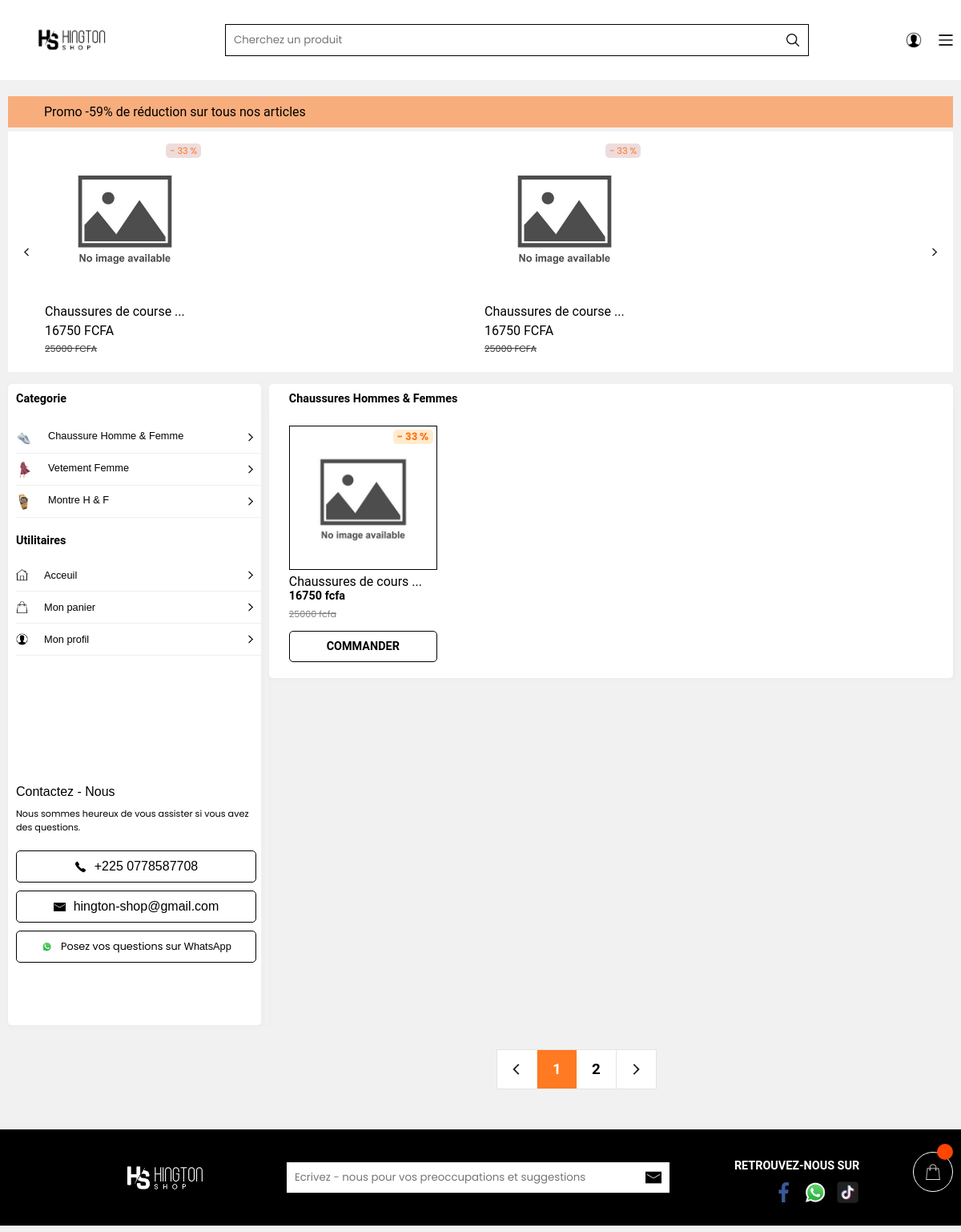
Page /chaussureslog on the earlier database version.
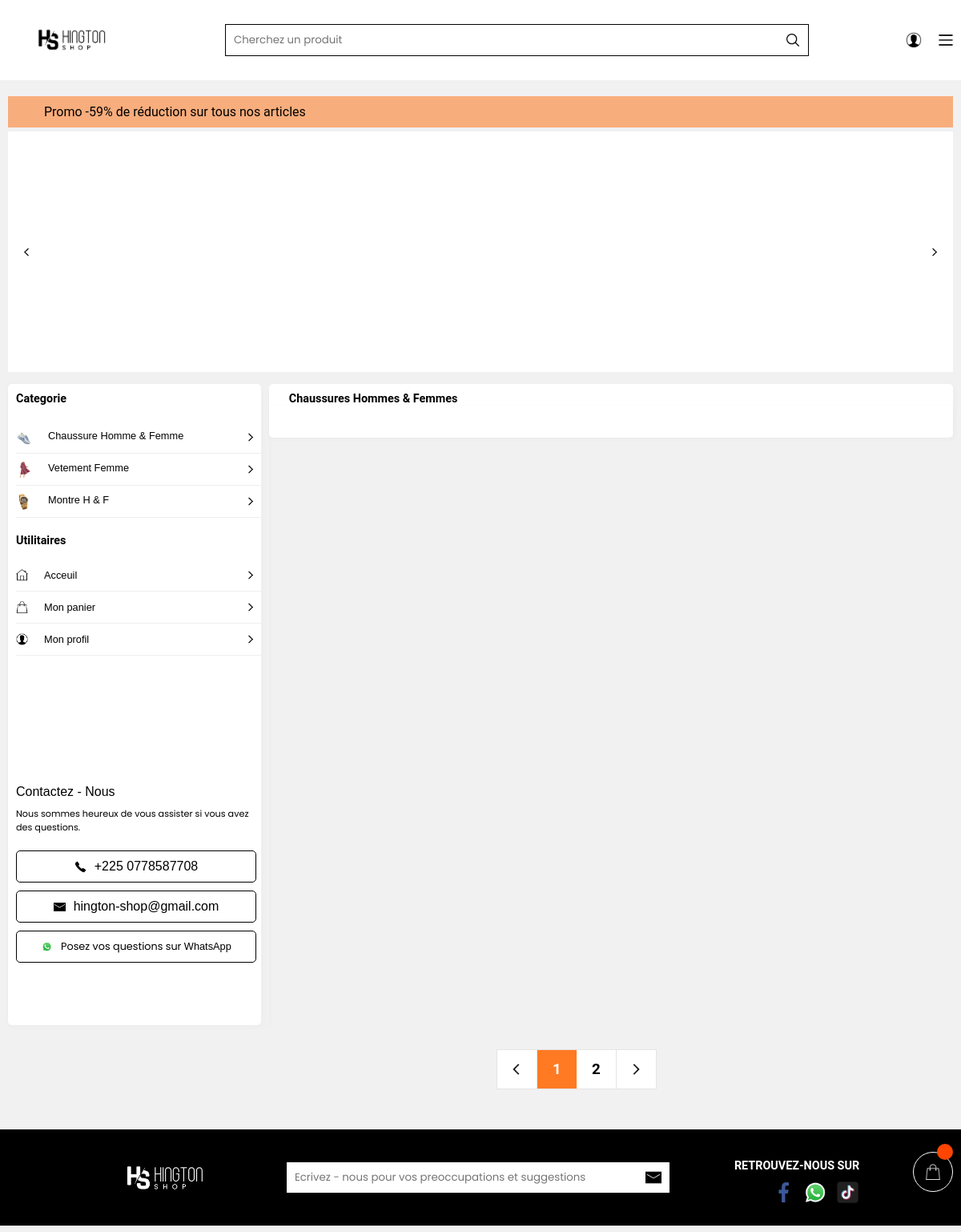
Same page on the later database version.
### app.py (models this page shows, shortened)
class Ajouter(db.Model):
    id = db.Column(db.Integer, primary_key = True)
    nom = db.Column(db.String(500), unique = False , nullable = False)
    description = db.Column(db.String(500), unique = False , nullable = False)
    liens = db.Column(db.String(500), unique = False , nullable = False)
    prix = db.Column(db.String(500), unique = False , nullable = False)
    porce = db.Column(db.String(500), unique = False , nullable = False)
    porceprix = db.Column(db.String(500), unique = False , nullable = False)
    categorie = db.Column(db.String(500), unique = False , nullable = False)
    image = db.Column(db.String(500), unique = True , nullable = False)
    twoimage = db.Column(db.String(500), unique = False , nullable = False)
    threeimage = db.Column(db.String(500), unique = False , nullable = False)
    forimage = db.Column(db.String(500), unique = False , nullable = False)
    xs = db.Column(db.String(500), unique = False , nullable = False)
    s = db.Column(db.String(500), unique = False , nullable = False)
    m = db.Column(db.String(500), unique = False , nullable = False)
    l = db.Column(db.String(500), unique = False , nullable = False)
    xl = db.Column(db.String(500), unique = False , nullable = False)
    xxl = db.Column(db.String(500), unique = False , nullable = False)
    rouge = db.Column(db.String(500), unique = False , nullable = False)
    blanc = db.Column(db.String(500), unique = False , nullable = False)
    noir = db.Column(db.String(500), unique = False , nullable = False)
    jaune = db.Column(db.String(500), unique = False , nullable = False)
    vert = db.Column(db.String(500), unique = False , nullable = False)
    orange = db.Column(db.String(500), unique = False , nullable = False)
    bleu = db.Column(db.String(500), unique = False , nullable = False)
    rose = db.Column(db.String(500), unique = False , nullable = False)
    marron = db.Column(db.String(500), unique = False , nullable = False)
    violet = db.Column(db.String(500), unique = False , nullable = False)
    gris = db.Column(db.String(500), unique = False , nullable = False)
    tranwite = db.Column(db.String(500), unique = False , nullable = False)
    tranneuf = db.Column(db.String(500), unique = False , nullable = False)
    karente = db.Column(db.String(500), unique = False , nullable = False)
    tranwiteun = db.Column(db.String(500), unique = False , nullable = False)
    tranwitedeux = db.Column(db.String(500), unique = False , nullable = False)
    tranwitrois = db.Column(db.String(500), unique = False , nullable = False)
    tranwitekate = db.Column(db.String(500), unique = False , nullable = False)
    xslet = db.Column(db.String(500), unique = False , nullable = False)
    slet = db.Column(db.String(500), unique = False , nullable = False)
    mlet = db.Column(db.String(500), unique = False , nullable = False)
    llet = db.Column(db.String(500), unique = False , nullable = False)
    xllet = db.Column(db.String(500), unique = False , nullable = False)
    xxllet = db.Column(db.String(500), unique = False , nullable = False)
    tranwitelet = db.Column(db.String(500), unique = False , nullable = False)
    tranneuflet = db.Column(db.String(500), unique = False , nullable = False)
    karentelet = db.Column(db.String(500), unique = False , nullable = False)
    tranwiteunlet = db.Column(db.String(500), unique = False , nullable = False)
    tranwitedeuxlet = db.Column(db.String(500), unique = False , nullable = False)
    tranwitroislet = db.Column(db.String(500), unique = False , nullable = False)
    tranwitekatelet = db.Column(db.String(500), unique = False , nullable = False)
    quantit = db.Column(db.String(500), unique = False , nullable = False)
    stat = db.Column(db.String(500), unique = False , nullable = False)

### app.py (the view)
@app.route("/chaussureslog")
def chaussureslog():
    data = []
    a = Ajouter.query.all()
    for i in a:
        if i.categorie == 'chaussure':
            data.append(i)
    return render_template("sacls.html", data = data)

### templates/sacls.html (shortened to what the changed rows need)
<!DOCTYPE html>
<html lang="en">
<head>
    <link rel="stylesheet" href="/static/CSS/vent.css">
</head>
<body>
    <div class="resfgdg">
        <div class="listedeselements">
            <div class="grsgjd">
                <div class="listedeselements1">
                    {% for i in data %}
                    {% if i.stat == "vrai" %}
                     <a href="/chasuss/{{i.id}}">
                        <div class="uneldd">
                            <div class="imahhd">
                                <img id="image" src="{{url_for('static', filename='uploads/' + i.image)}}" width="100%"
                                height="100%" alt="Image principale"
                                onerror="this.onerror=null;this.src='static/IMAGE/nnssd.jpg';">
                                <div class="reghd">
                                    {% if i.porce != "0" %}
                                    <p style="color: rgba(255, 102, 0, 0.865);font-size: 0.7rem;padding-left: 5px;padding-right: 5px;">- {{i.porce}} %</p>
                                    {% endif %}
                                </div>
                            </div>
                            <p class="palhde" style="font-family: Roboto, -apple-system, BlinkMacSystemFont, Segoe UI, Helvetica Neue, Arial, sans-serif;padding-top: 5px;color: black;font-size: 1rem;">{{i.nom[:20:]}} ...</p>
                            <p style="font-family: Roboto, -apple-system, BlinkMacSystemFont, Segoe UI, Helvetica Neue, Arial, sans-serif;padding-top: 5px;color: black;">{{i.porceprix}} FCFA</p>
                            <p style="font-family: Roboto, -apple-system, BlinkMacSystemFont, Segoe UI, Helvetica Neue, Arial, sans-serif;font-size: 0.7rem;padding-top: 5px;color: rgb(53, 53, 53);"><s>{{i.prix}} FCFA</s></p>
                        </div>
                    </a>
                    {% endif %}
                    {% endfor %}
                    {% if not data[5] %}
                    {% for i in data %}
                    {% if i.stat == "vrai" %}
                     <a href="/chasuss/{{i.id}}">
                        <div class="uneldd">
                            <div class="imahhd">
                                <img id="image" src="{{url_for('static', filename='uploads/' + i.image)}}" width="100%"
                                height="100%" alt="Image principale"
                                onerror="this.onerror=null;this.src='static/IMAGE/nnssd.jpg';">
                                <div class="reghd">
                                    {% if i.porce != "0" %}
                                    <p style="color: rgba(255, 102, 0, 0.865);font-size: 0.7rem;padding-left: 5px;padding-right: 5px;">- {{i.porce}} %</p>
                                    {% endif %}
                                </div>
                            </div>
                            <p class="palhde" style="font-family: Roboto, -apple-system, BlinkMacSystemFont, Segoe UI, Helvetica Neue, Arial, sans-serif;padding-top: 5px;color: black;font-size: 1rem;">{{i.nom[:20:]}} ...</p>
                            <p style="font-family: Roboto, -apple-system, BlinkMacSystemFont, Segoe UI, Helvetica Neue, Arial, sans-serif;padding-top: 5px;color: black;">{{i.porceprix}} FCFA</p>
                            <p style="font-family: Roboto, -apple-system, BlinkMacSystemFont, Segoe UI, Helvetica Neue, Arial, sans-serif;font-size: 0.7rem;padding-top: 5px;color: rgb(53, 53, 53);"><s>{{i.prix}} FCFA</s></p>
                        </div>
                    </a>
                    {% endif %}
                    {% endfor %}
                    {% endif %}
                </div>
            </div>
        </div>
        <div class="hhsywuysdfhe">
            <div class="hwkediide">
                <div class="indikdfhef1">
                    <div class="menuddg211">
                        <div class="menuddg311">
                            <h1 style="font-size: 0.9rem;font-family: Roboto, -apple-system, BlinkMacSystemFont, Segoe UI, Helvetica Neue, Arial, sans-serif;color: black;padding-bottom: 20px;"><a href="/vente" style="font-size: 0.9rem;font-family: Roboto, -apple-system, BlinkMacSystemFont, Segoe UI, Helvetica Neue, Arial, sans-serif;color: black;text-decoration: none;">Categorie</a> </h1>
                            <h1 style="font-size: 0.9rem;font-family: Roboto, -apple-system, BlinkMacSystemFont, Segoe UI, Helvetica Neue, Arial, sans-serif;color: black;padding-bottom: 15px;padding-top: 20px;"><a href="/vente" style="font-size: 0.9rem;font-family: Roboto, -apple-system, BlinkMacSystemFont, Segoe UI, Helvetica Neue, Arial, sans-serif;color: black;text-decoration: none;">Utilitaires</a> </h1>
                        </div>
                    </div>
                </div>
                <div class="indikdfhef2">
                    <div class="jjhfsdf54">
                        <div class="jdudu">
                            <h1 style="font-size: 0.9rem;font-family: Roboto, -apple-system, BlinkMacSystemFont, Segoe UI, Helvetica Neue, Arial, sans-serif;color: black;padding-top: 10px;padding-left: 25px;"><a href="/vente" style="font-size: 0.9rem;font-family: Roboto, -apple-system, BlinkMacSystemFont, Segoe UI, Helvetica Neue, Arial, sans-serif;color: black;text-decoration: none;">Chaussures Hommes & Femmes</a> </h1>
                        </div>
                    </div>
                    <div class="diiepiire">
                        {% for i in data %}
                        {% if i.stat == "vrai" %}
                        <a href="/chasuss/{{i.id}}" id="imgform">
                            <div class="ima">
                                <img id="image" src="{{url_for('static', filename='uploads/' + i.image)}}" width="120px"
                                height="120px" alt="Image principale"
                                onerror="this.onerror=null;this.src='static/IMAGE/nnssd.jpg';">
                                <div class="poircentag">
                                    {% if i.porce != '0' %}
                                    <p style="font-size:0.8rem;color: rgba(255, 102, 0, 0.865);font-weight: bolder;background-color: blanchedalmond;padding-left: 5px;border-radius: 5px;">- {{i.porce}} %</p>
                                    {% endif %}
                                </div>
                            </div>
                            <div class="priximgform">
                                <p class="palhde" style="font-family: Roboto, -apple-system, BlinkMacSystemFont, Segoe UI, Helvetica Neue, Arial, sans-serif;padding-top: 5px;color: black;font-size: 1rem;">{{i.nom[:19:]}} ...</p>
                                <h1 style="font-size: 0.9rem;font-family: Roboto, -apple-system, BlinkMacSystemFont, Segoe UI, Helvetica Neue, Arial, sans-serif;color: black;
                                ">{{i.porceprix}} fcfa</h1>
                                {% if i.porceprix != 0 %}
                                <s style="font-size: 0.7rem;color: gray;padding-top: 5px;">{{i.prix}} fcfa</s>
                                {% endif %}
                                <div id="imgformidd">
                                    <h1 style="font-size: 0.9rem;font-family: Roboto, -apple-system, BlinkMacSystemFont, Segoe UI, Helvetica Neue, Arial, sans-serif;color: black;
                                    ">COMMANDER</h1>
                                </div>
                            </div>
                        </a>
                        {% endif %}
                        {%endfor%}
                    </div>
                </div>
            </div>
        </div>
    </div>
    <div class="insedfole">
        <footer id="foot" >
            <div id="head " style="padding-top: 20px;padding-left: 20px;">
                <h1 style="color: white;font-size: 0.9rem;font-family: Roboto, -apple-system, BlinkMacSystemFont, Segoe UI, Helvetica Neue, Arial, sans-serif">RETROUVEZ-NOUS SUR</h1>
            </div>
        </footer>
    </div>
</body>
</html>

Differences in the rows shown:
removed Ajouter: porce "33", nom "Chaussures de course", porceprix "16750", prix "25000", nom "Chaussures de cours"
